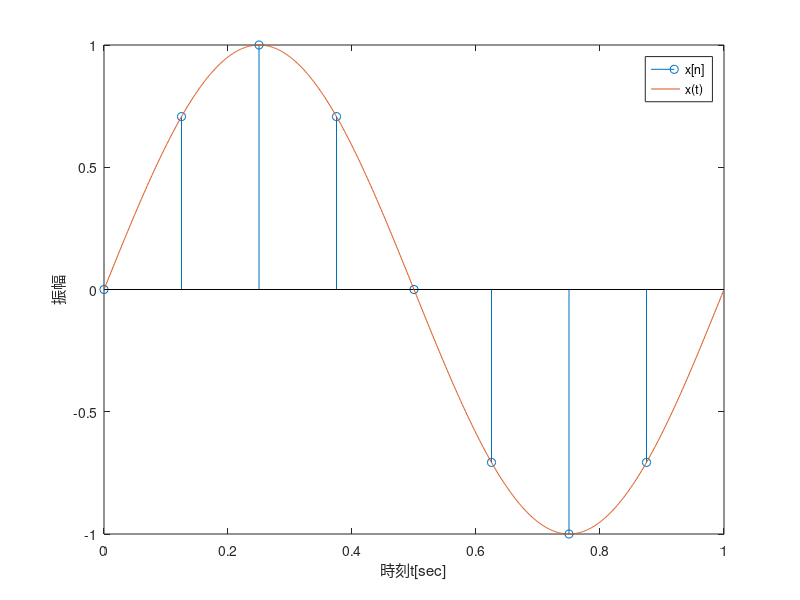
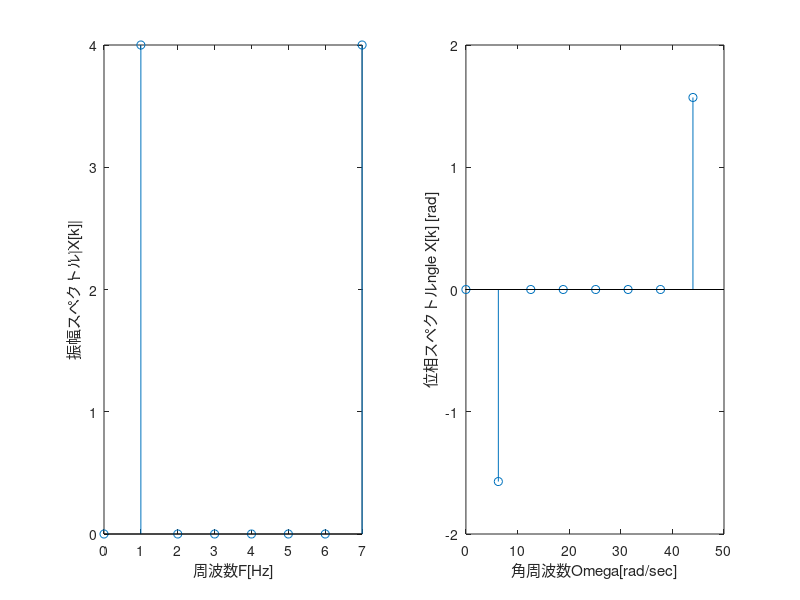

The MATLAB source for these figures, in order:
A=1;
theta=0;
D=0;
T0=1;
F0 = 1/ T0;
N = 8;
Ts = 1/N;
n = 0:N-1;

xn = A*sin(2*pi*F0*n*Ts+theta) + D;

figure(1);
stem(n* Ts,xn);
xlabel("時刻t[sec]");
ylabel("振幅");
%------------2-----------
hold on;
N=1000;
na = 0:N-1;
Tsa= 1/N;
xt = A*sin(2*pi*F0*na*Tsa+theta) + D;

plot(na*Tsa,xt);
legend("x[n]","x(t)");
hold off;
%----------4------------
N=8;
k=0:7;
omega = 2 * pi * k /N;
f = omega / 2/ pi;
Fs = 1/Ts;
Omega = omega * Fs;
F = Omega /2/pi;
%-----------3----------------
Xk = fft(xn,8);
amp = abs(Xk);
phase = angle(fix(Xk));
figure(2);
subplot(1,2,1);
stem(F, amp);
xlabel("周波数F[Hz]");
ylabel("振幅スペクトル|X[k]|");
subplot(1,2,2);
stem(Omega,phase);
xlabel("角周波数\Omega[rad/sec]");
ylabel("位相スペクトル\angle X[k] [rad]");
